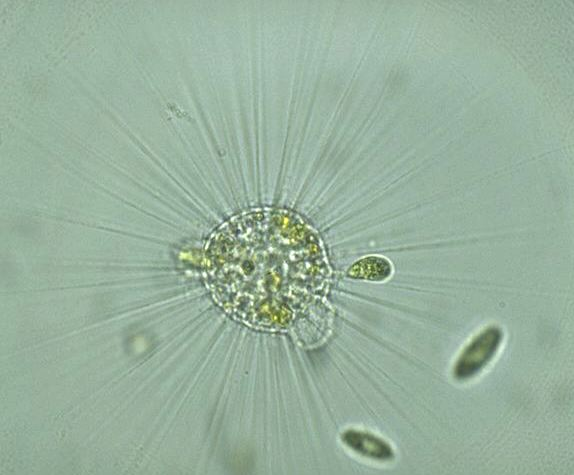
#> input picture test_data/EMDS5-g01-40.png, 574 x 475 px
$ python -i watershed_segmentation.py   (imports and definitions only)
#> lines starting #> are read from the running program, lines starting #| are printed output that depends on the picture; after the words box and inside, x2 and y2 are one past the last pixel; in counts of white or black regions, pixels touching at a corner belong together
import cv2
import numpy as np
import matplotlib.pyplot as plt
#DIP4
# Function for performing watershed segmentation on an image
def watershed_segmentation(img_path):
    # Read the image
#> called with img_path = 'test_data/EMDS5-g01-40.png'
    img = cv2.imread(img_path)
#> img is the input picture: shape (475, 574, 3); mean B, G, R 157.9, 177.5, 152.2

    # Convert the image to grayscale
    gray = cv2.cvtColor(img, cv2.COLOR_BGR2GRAY)
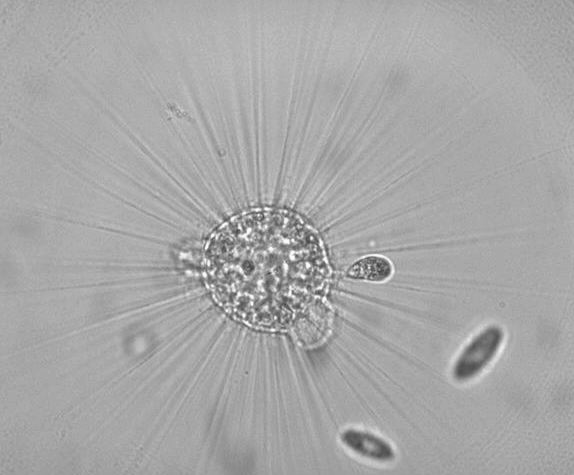
#> gray: shape (475, 574); min 62, max 252, mean 167.7

    # Apply Otsu's thresholding to obtain a binary image (inverted)
    ret, bin_img = cv2.threshold(gray, 0, 255, cv2.THRESH_BINARY_INV + cv2.THRESH_OTSU)
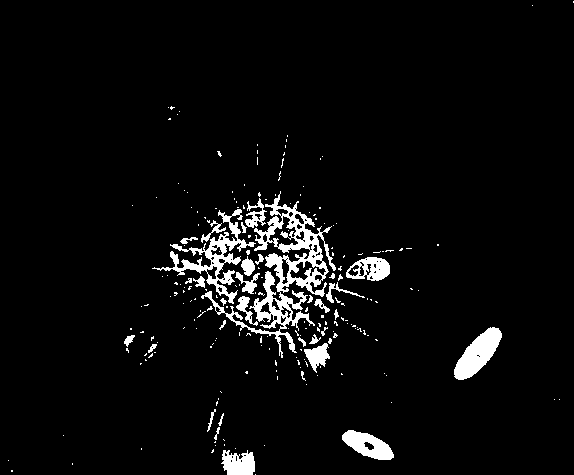
#> bin_img: shape (475, 574); 4.8% white; 215 white regions (182 under 20 px), largest, box (x1, y1, x2, y2) and area: (201, 191, 336, 358) 4601, (152, 209, 256, 304) 1879, (454, 327, 502, 380) 1287
#> ret = 147

    # Define a kernel for morphological operations
    kernel = np.ones((3, 3), np.uint8)

    # Dilate the binary image to get the background
    sure_bg = cv2.dilate(bin_img, kernel, iterations=3)
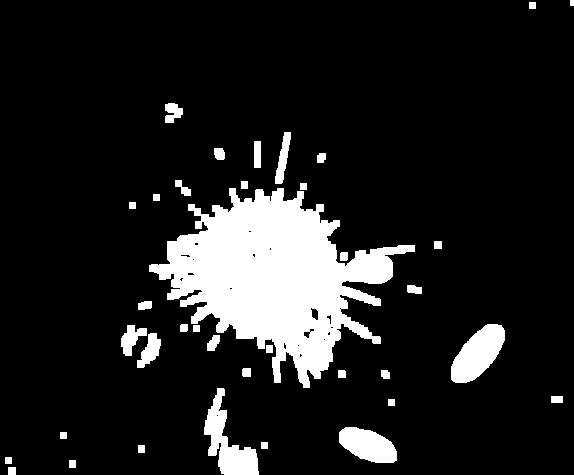
#> sure_bg: shape (475, 574); 12.5% white; 37 white regions, largest, box (x1, y1, x2, y2) and area: (149, 188, 415, 388) 25105, (204, 388, 259, 475) 2000, (451, 324, 505, 383) 1934

    # Calculate the distance transform
    dist = cv2.distanceTransform(bin_img, cv2.DIST_L2, 5)
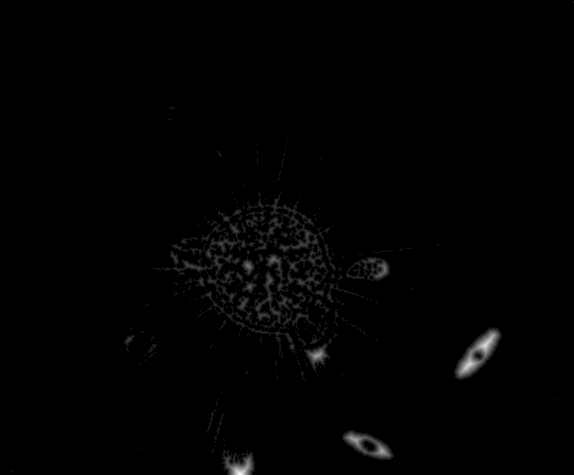
#> dist: shape (475, 574) float32; min 0, max 13, mean 0.1; drawn with min black and max white

    # Threshold the distance transform to obtain foreground markers
    ret, sure_fg = cv2.threshold(dist, 0.5 * dist.max(), 255, cv2.THRESH_BINARY)
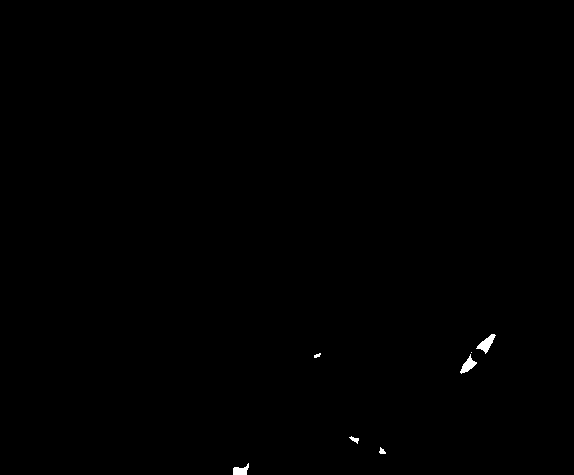
#> sure_fg: shape (475, 574) float32; 0.19% white; 7 white regions (1 under 20 px), largest, box (x1, y1, x2, y2) and area: (476, 334, 496, 354) 168, (460, 354, 477, 374) 144, (233, 463, 249, 475) 118, (349, 436, 359, 444) 37, (379, 447, 386, 454) 30, (314, 353, 321, 358) 22
#> ret = 6.5

    # Convert the sure_fg to uint8
    sure_fg = sure_fg.astype(np.uint8)

    # Subtract sure_fg from sure_bg to get the unknown region
    unknown = cv2.subtract(sure_bg, sure_fg)
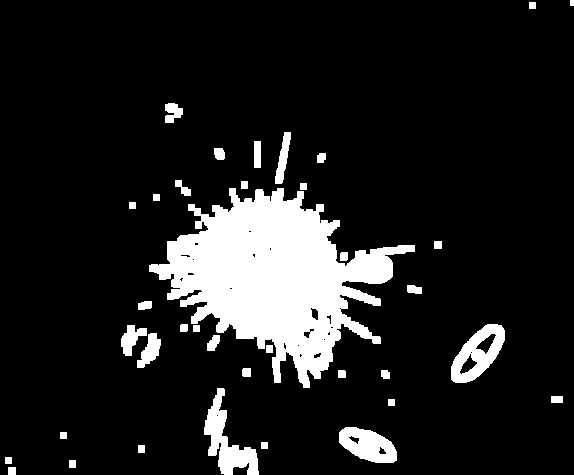
#> unknown: shape (475, 574); 12.3% white; 37 white regions, largest, box (x1, y1, x2, y2) and area: (149, 188, 415, 388) 25083, (204, 388, 259, 475) 1882, (451, 324, 505, 383) 1621

    # Return the unknown region (potential objects for watershed segmentation)
    return unknown

>>> result = watershed_segmentation('test_data/EMDS5-g01-40.png')
